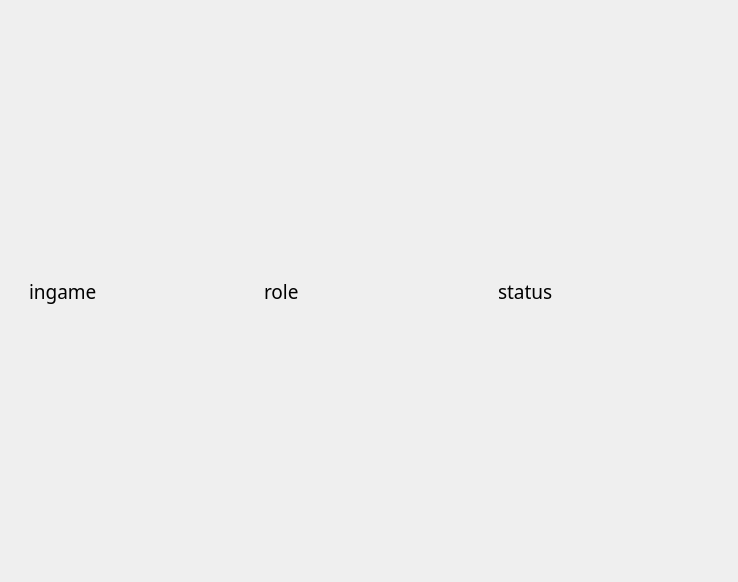
<?xml version="1.0" encoding="UTF-8"?>
<ui version="4.0">
 <class>Member</class>
 <widget class="QWidget" name="Member">
  <property name="geometry">
   <rect>
    <x>0</x>
    <y>0</y>
    <width>738</width>
    <height>582</height>
   </rect>
  </property>
  <property name="windowTitle">
   <string>Form</string>
  </property>
  <layout class="QVBoxLayout" name="verticalLayout">
   <item>
    <widget class="QWidget" name="match1" native="true">
     <layout class="QHBoxLayout" name="horizontalLayout_13">
      <item>
       <widget class="QWidget" name="widget" native="true">
        <layout class="QHBoxLayout" name="horizontalLayout_26">
         <item>
          <widget class="QLabel" name="ingame">
           <property name="font">
            <font>
             <family>Poor Richard</family>
             <pointsize>14</pointsize>
            </font>
           </property>
           <property name="text">
            <string>ingame</string>
           </property>
          </widget>
         </item>
        </layout>
       </widget>
      </item>
      <item>
       <widget class="QWidget" name="role1" native="true">
        <layout class="QHBoxLayout" name="horizontalLayout_25">
         <item>
          <widget class="QLabel" name="role">
           <property name="font">
            <font>
             <family>Poor Richard</family>
             <pointsize>14</pointsize>
            </font>
           </property>
           <property name="text">
            <string>role</string>
           </property>
          </widget>
         </item>
        </layout>
       </widget>
      </item>
      <item>
       <widget class="QWidget" name="widget_2" native="true">
        <layout class="QVBoxLayout" name="verticalLayout_5">
         <item>
          <widget class="QLabel" name="status">
           <property name="font">
            <font>
             <family>Poor Richard</family>
             <pointsize>14</pointsize>
            </font>
           </property>
           <property name="text">
            <string>status</string>
           </property>
          </widget>
         </item>
        </layout>
       </widget>
      </item>
     </layout>
    </widget>
   </item>
  </layout>
 </widget>
 <resources/>
 <connections/>
</ui>
